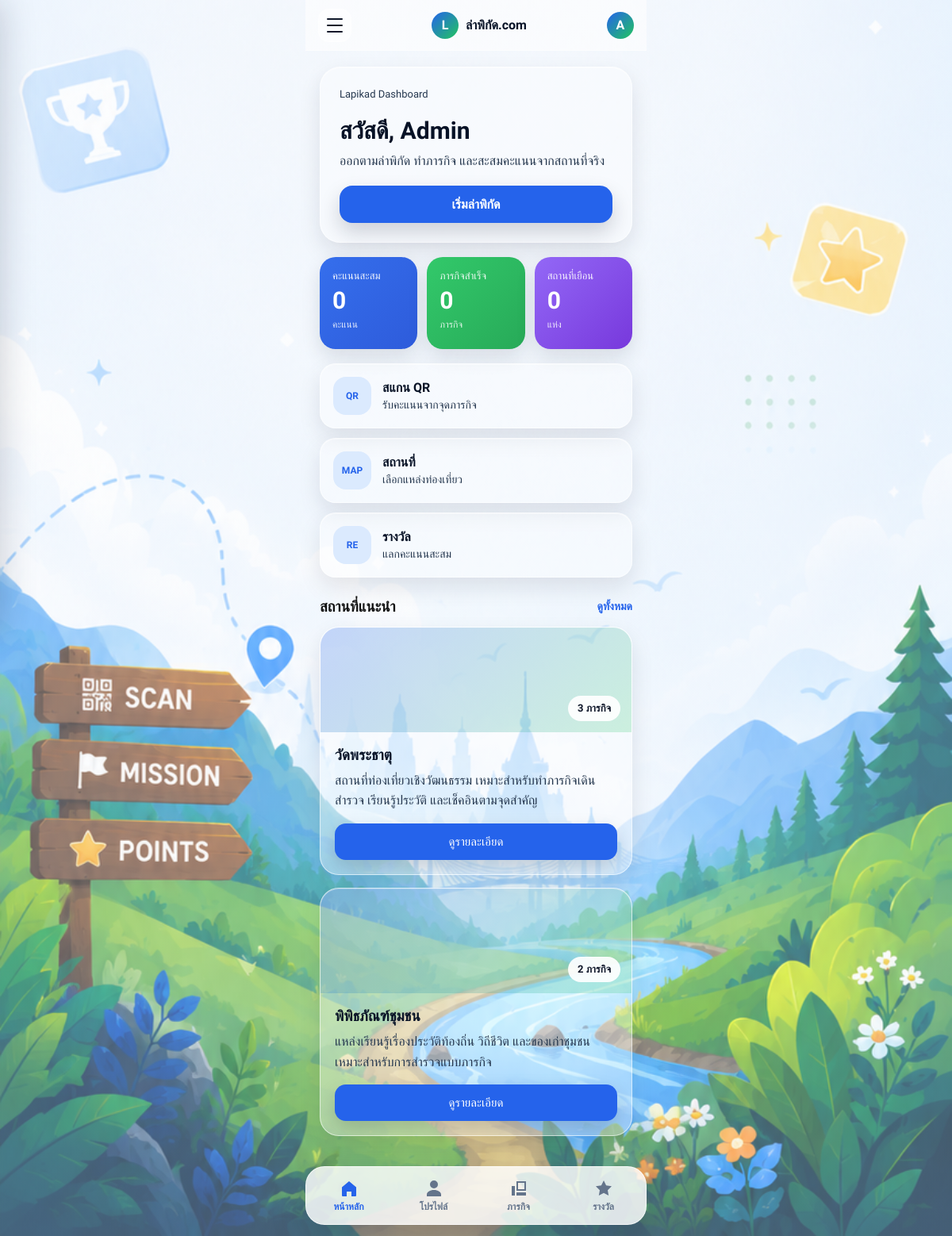
The app's page /dashboard.php (signed in) with its own data.
### tables this page shows
CREATE TABLE users (
  id INT AUTO_INCREMENT PRIMARY KEY,
  name VARCHAR(100) NOT NULL,
  email VARCHAR(150) NOT NULL UNIQUE,
  password_hash VARCHAR(255) NOT NULL,
  role ENUM('user','admin') NOT NULL DEFAULT 'user',
  points INT NOT NULL DEFAULT 0,
  created_at TIMESTAMP DEFAULT CURRENT_TIMESTAMP
);

CREATE TABLE places (
  id INT AUTO_INCREMENT PRIMARY KEY,
  name VARCHAR(150) NOT NULL,
  description TEXT,
  location_text VARCHAR(255),
  created_at TIMESTAMP DEFAULT CURRENT_TIMESTAMP
);

### www/_bootstrap.php (called while the page is built, shortened)
<?php
function e($text) {
    return htmlspecialchars((string)$text, ENT_QUOTES, 'UTF-8');
}
?>

### www/dashboard.php (the view, shortened to what this page needs)
<?php
require_once "_auth.php";
$userId = intval($_SESSION["user_id"]);
$stmt = $conn->prepare("SELECT name, points FROM users WHERE id=?");
$stmt->bind_param("i", $userId);
$stmt->execute();
$user = $stmt->get_result()->fetch_assoc();
$completed = $conn
  ->query("SELECT COUNT(*) AS total FROM user_quests WHERE user_id=" . $userId)
  ->fetch_assoc()["total"];
$places = $conn->query("
  SELECT
    p.*,
    COUNT(q.id) AS quest_count
  FROM places p
  LEFT JOIN quests q ON q.place_id = p.id
  GROUP BY p.id
  ORDER BY p.id
  LIMIT 3
");
$visitedPlaces = $conn
  ->query("
    SELECT COUNT(DISTINCT q.place_id) AS total
    FROM user_quests uq
    JOIN quests q ON q.id = uq.quest_id
    WHERE uq.user_id = " . $userId
  )
  ->fetch_assoc()["total"];
?>
<!DOCTYPE html>
<html lang="th">
<head>
  <link rel="stylesheet" href="css/style.css">
  <link rel="stylesheet" href="css/modern.css">
</head>
<body>
  <main class="app dashboard-page">
    <?php include "includes/topbar.php"; ?>
    <section class="dashboard-hero">
      <div>
        <p class="eyebrow">Lapikad Dashboard</p>
        <h1>สวัสดี, <?= e($user["name"]) ?></h1>
        <p>ออกตามล่าพิกัด ทำภารกิจ และสะสมคะแนนจากสถานที่จริง</p>
      </div>
      <a class="hero-btn" href="places.php">
        เริ่มล่าพิกัด
      </a>
    </section>
    <section class="stat-grid">
      <div class="stat-card stat-blue">
        <p>คะแนนสะสม</p>
        <h2><?= e($user["points"]) ?></h2>
        <span>คะแนน</span>
      </div>
      <div class="stat-card stat-green">
        <p>ภารกิจสำเร็จ</p>
        <h2><?= e($completed) ?></h2>
        <span>ภารกิจ</span>
      </div>
      <div class="stat-card stat-purple">
        <p>สถานที่เยือน</p>
        <h2><?= e($visitedPlaces) ?></h2>
        <span>แห่ง</span>
      </div>
    </section>
    <section class="quick-actions">
      <a href="places.php" class="quick-card">
        <div class="quick-icon">QR</div>
        <div>
          <strong>สแกน QR</strong>
          <p>รับคะแนนจากจุดภารกิจ</p>
        </div>
      </a>
      <a href="places.php" class="quick-card">
        <div class="quick-icon">MAP</div>
        <div>
          <strong>สถานที่</strong>
          <p>เลือกแหล่งท่องเที่ยว</p>
        </div>
      </a>
      <a href="rewards.php" class="quick-card">
        <div class="quick-icon">RE</div>
        <div>
          <strong>รางวัล</strong>
          <p>แลกคะแนนสะสม</p>
        </div>
      </a>
    </section>
    <div class="section-head">
      <h3>สถานที่แนะนำ</h3>
      <a href="places.php">ดูทั้งหมด</a>
    </div>
    <?php while ($place = $places->fetch_assoc()): ?>
      <section class="modern-place-card">
        <div class="place-cover">
          <div class="place-badge">
            <?= e($place["quest_count"]) ?> ภารกิจ
          </div>
        </div>
        <div class="place-content">
          <h3><?= e($place["name"]) ?></h3>
          <p><?= e($place["description"]) ?></p>
          <a class="btn place-btn" href="place.php?id=<?= e($place["id"]) ?>">
            ดูรายละเอียด
          </a>
        </div>
      </section>
    <?php endwhile; ?>
  </main>
</body>
</html>

### www/css/style.css (style rules this page uses)
* { box-sizing: border-box; }
body { margin: 0; background: #ececec; color: #111; font-family: 'Kanit', Arial, sans-serif; }
.app { width: 100%; max-width: 430px; min-height: 100vh; margin: 0 auto; padding: 18px; background: transparent; }
h1, h2, h3, p { margin-top: 0; }
h1 { font-size: 32px; line-height: 1.15; margin-bottom: 12px; }
h2 { margin-bottom: 6px; }
h3 { margin-bottom: 8px; }
.eyebrow { color: #666; font-size: 13px; margin-bottom: 8px; }
.btn { display: block; width: 100%; padding: 14px 16px; border: 0; border-radius: 14px; background: #111; color: #fff; font-size: 15px; text-align: center; text-decoration: none; cursor: pointer; }
@media (min-width: 700px) { .app { margin-top: 20px; margin-bottom: 20px; min-height: calc(100vh - 40px); border-radius: 28px; } }
button, input, a { font-family: inherit; }

### records on screen
users: name "Admin", points "0"
places: quest_count "3", name "วัดพระธาตุ", description "สถานที่ท่องเที่ยวเชิงวัฒนธรรม เหมาะสำหรับทำภารกิจเดินสำรวจ เรียนรู้ประวัติ และเช็คอินตามจุดสำคัญ"
places: quest_count "2", name "พิพิธภัณฑ์ชุมชน", description "แหล่งเรียนรู้เรื่องประวัติท้องถิ่น วิถีชีวิต และของเก่าชุมชน เหมาะสำหรับการสำรวจแบบภารกิจ"

### other values on screen
mb_substr($userName, 0, 1, "UTF-8") "A"
$completed "0"
$visitedPlaces "0"
